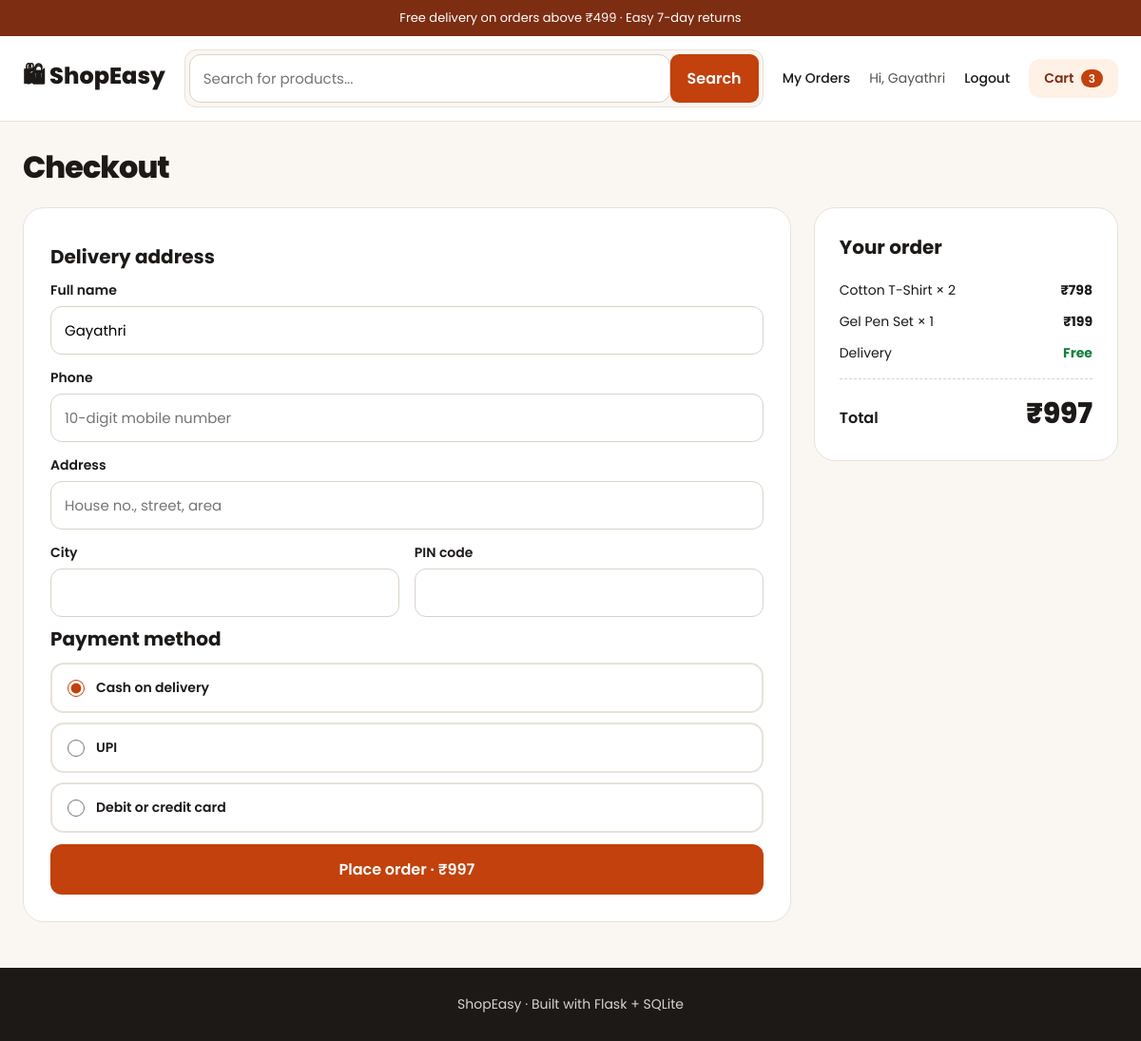
Page /checkout (signed in) on the committed database.
### tables this page shows
CREATE TABLE users (
    id INTEGER PRIMARY KEY AUTOINCREMENT,
    name TEXT NOT NULL,
    email TEXT UNIQUE NOT NULL,
    password_hash TEXT NOT NULL,
    is_admin INTEGER DEFAULT 0
);

CREATE TABLE cart_items (
    id INTEGER PRIMARY KEY AUTOINCREMENT,
    user_id INTEGER NOT NULL,
    product_id INTEGER NOT NULL,
    quantity INTEGER NOT NULL DEFAULT 1,
    UNIQUE (user_id, product_id),
    FOREIGN KEY (user_id) REFERENCES users(id),
    FOREIGN KEY (product_id) REFERENCES products(id)
);

CREATE TABLE products (
    id INTEGER PRIMARY KEY AUTOINCREMENT,
    name TEXT NOT NULL,
    description TEXT,
    price REAL NOT NULL,
    stock INTEGER DEFAULT 0,
    category TEXT,
    image_url TEXT
);

### app.py (the view, shortened to what this page needs)
@app.route("/checkout", methods=["GET", "POST"])
@login_required
def checkout():
    db = get_db()
    items, total = get_cart(db, g.user["id"])
    if not items:
        flash("Your cart is empty.", "error")
        return redirect(url_for("cart"))
    form = request.form
    return render_template("checkout.html", items=items, total=total, form={"name": g.user["name"]})

### app.py (called while the page is built)
def get_db():
    if "db" not in g:
        g.db = sqlite3.connect(DATABASE)
        g.db.row_factory = sqlite3.Row
    return g.db

@app.before_request
def load_user():
    g.user = None
    user_id = session.get("user_id")
    if user_id:
        g.user = get_db().execute(
            "SELECT * FROM users WHERE id = ?", (user_id,)
        ).fetchone()

@app.context_processor
def inject_globals():
    count = 0
    if g.user:
        row = get_db().execute(
            "SELECT COALESCE(SUM(quantity), 0) AS n FROM cart_items WHERE user_id = ?",
            (g.user["id"],),
        ).fetchone()
        count = row["n"]
    return dict(user=g.user, cart_count=count)

def login_required(f):
    @wraps(f)
    def wrapper(*args, **kwargs):
        if not g.user:
            flash("Please log in first.", "error")
            nxt = request.path if request.method == "GET" else None
            return redirect(url_for("login", next=nxt))
        return f(*args, **kwargs)
    return wrapper

def get_cart(db, user_id):
    items = db.execute(
        "SELECT c.id, c.quantity, p.id AS product_id, p.name, p.price, p.stock, p.image_url "
        "FROM cart_items c JOIN products p ON p.id = c.product_id "
        "WHERE c.user_id = ? ORDER BY c.id",
        (user_id,),
    ).fetchall()
    total = sum(i["price"] * i["quantity"] for i in items)
    return items, total

### templates/checkout.html
{% extends "base.html" %}
{% block content %}
<h1 class="page-title">Checkout</h1>
<div class="cart-layout">
    <form class="checkout-form" method="post">
        <h2>Delivery address</h2>
        <label for="name">Full name</label>
        <input id="name" type="text" name="name" value="{{ form.get('name', '') }}" required>
        <label for="phone">Phone</label>
        <input id="phone" type="tel" name="phone" value="{{ form.get('phone', '') }}" placeholder="10-digit mobile number" required>
        <label for="address">Address</label>
        <input id="address" type="text" name="address" value="{{ form.get('address', '') }}" placeholder="House no., street, area" required>
        <div class="two-col">
            <div>
                <label for="city">City</label>
                <input id="city" type="text" name="city" value="{{ form.get('city', '') }}" required>
            </div>
            <div>
                <label for="pin">PIN code</label>
                <input id="pin" type="text" name="pin" value="{{ form.get('pin', '') }}" required>
            </div>
        </div>
        <h2>Payment method</h2>
        <label class="radio-box"><input type="radio" name="payment" value="Cash on delivery" checked> Cash on delivery</label>
        <label class="radio-box"><input type="radio" name="payment" value="UPI"> UPI</label>
        <label class="radio-box"><input type="radio" name="payment" value="Card"> Debit or credit card</label>
        <button type="submit" class="btn full">Place order · ₹{{ '{:,.0f}'.format(total) }}</button>
    </form>
    <aside class="summary">
        <h2>Your order</h2>
        {% for item in items %}
        <div class="sum-row">
            <span>{{ item['name'] }} × {{ item['quantity'] }}</span>
            <strong>₹{{ '{:,.0f}'.format(item['price'] * item['quantity']) }}</strong>
        </div>
        {% endfor %}
        <div class="sum-row"><span>Delivery</span><strong class="free">Free</strong></div>
        <div class="sum-total"><span>Total</span><strong>₹{{ '{:,.0f}'.format(total) }}</strong></div>
    </aside>
</div>
{% endblock %}

### templates/base.html (shortened to what this page needs)
<!DOCTYPE html>
<html lang="en">
<head>
    <link rel="stylesheet" href="{{ url_for('static', filename='style.css') }}">
</head>
<body>
    <div class="topbar">Free delivery on orders above ₹499 · Easy 7-day returns</div>
    <header class="site-header">
        <div class="container header-row">
            <a href="{{ url_for('index') }}" class="logo">🛍 ShopEasy</a>
            <form class="search" action="{{ url_for('index') }}" method="get">
                <input type="text" name="search" placeholder="Search for products..."
                       value="{{ search or '' }}" aria-label="Search products">
                <button type="submit">Search</button>
            </form>
            <nav>
                <a href="{{ url_for('orders') }}">My Orders</a>
                {% if user %}
                    <span class="hello">Hi, {{ user['name'].split()[0] }}</span>
                    <a href="{{ url_for('logout') }}">Logout</a>
                {% else %}
                    <a href="{{ url_for('login') }}">Login</a>
                    <a href="{{ url_for('register') }}">Register</a>
                {% endif %}
                <a href="{{ url_for('cart') }}" class="cart-link">Cart <span class="badge">{{ cart_count }}</span></a>
            </nav>
        </div>
    </header>
    <main class="container">
        {% block content %}{% endblock %}
    </main>
    <footer>ShopEasy · Built with Flask + SQLite</footer>
</body>
</html>

### static/style.css (style rules this page uses)
:root { --bg: #FAF7F2; --card: #FFFFFF; --ink: #1C1917; --muted: #57534E; --line: #E8E2D9; --accent: #C2410C; --accent-dark: #9A3412; --tint: #FFF1E6; --deep: #7C2D12; }
* { box-sizing: border-box; margin: 0; padding: 0; }
body { font-family: Poppins, Arial, sans-serif; background: var(--bg); color: var(--ink); }
a { color: var(--accent); text-decoration: none; }
.container { max-width: 1200px; margin: 0 auto; padding: 0 24px; }
main.container { padding-top: 24px; padding-bottom: 48px; min-height: 60vh; }
.page-title { font-size: 32px; font-weight: 800; letter-spacing: -1px; margin-bottom: 18px; }
.topbar { background: var(--deep); color: #fff; text-align: center; font-size: 13px; padding: 9px 12px; }
.site-header { background: #fff; border-bottom: 1px solid var(--line); }
.header-row { display: flex; align-items: center; gap: 20px; padding-top: 14px; padding-bottom: 14px; flex-wrap: wrap; }
.logo { font-weight: 800; font-size: 24px; color: var(--ink); }
.search { flex: 1 1 260px; display: flex; background: var(--bg); border: 1px solid var(--line); border-radius: 12px; padding: 4px; }
.search input { flex: 1; border: 0; background: transparent; padding: 0 12px; font: inherit; font-size: 14px; outline: none; }
.search button { background: var(--accent); color: #fff; border: 0; border-radius: 9px; padding: 10px 18px; cursor: pointer; font: inherit; font-weight: 600; }
nav { display: flex; align-items: center; gap: 20px; flex-wrap: wrap; }
nav a { color: var(--ink); font-size: 14px; font-weight: 500; }
.hello { font-size: 14px; color: var(--muted); }
.cart-link { background: var(--tint); color: var(--deep); padding: 10px 16px; border-radius: 12px; font-weight: 600; }
.badge { background: var(--accent); color: #fff; border-radius: 20px; padding: 1px 8px; font-size: 12px; margin-left: 4px; }
.btn { display: inline-block; background: var(--accent); color: #fff; border: 0; border-radius: 12px; padding: 14px 24px; font: inherit; font-weight: 600; cursor: pointer; text-align: center; }
.btn.full { width: 100%; margin-top: 12px; }
form label { display: block; font-size: 14px; font-weight: 600; margin: 14px 0 6px; }
form input[type=text], form input[type=email], form input[type=password], form input[type=tel], form input[type=number], form input[type=url], form textarea { width: 100%; border: 1.5px solid #D9D2C7; border-radius: 12px; padding: 13px 14px; font: inherit; font-size: 15px; background: #fff; }
.checkout-form { background: var(--card); border: 1px solid var(--line); border-radius: 22px; padding: 28px; }
.checkout-form h2 { font-size: 20px; margin-top: 8px; }
.checkout-form h2 + label { margin-top: 10px; }
.two-col { display: grid; grid-template-columns: 1fr 1fr; gap: 16px; }
.radio-box { display: flex !important; align-items: center; gap: 12px; border: 2px solid var(--line); border-radius: 14px; padding: 14px 16px; margin: 10px 0 0 !important; cursor: pointer; }
.radio-box input { accent-color: var(--accent); width: 18px; height: 18px; }
.cart-layout { display: flex; gap: 24px; align-items: flex-start; flex-wrap: wrap; }
.cart-layout > :first-child { flex: 999 1 520px; min-width: 0; }
.summary { flex: 1 1 320px; background: var(--card); border: 1px solid var(--line); border-radius: 22px; padding: 26px; }
.summary h2 { font-size: 20px; margin-bottom: 14px; }
.sum-row { display: flex; justify-content: space-between; gap: 12px; font-size: 14px; padding: 6px 0; }
.sum-row .free { color: #15803D; }
.sum-total { display: flex; justify-content: space-between; align-items: baseline; border-top: 1.5px dashed #D9D2C7; margin-top: 10px; padding-top: 14px; font-size: 16px; font-weight: 600; }
.sum-total strong { font-size: 30px; font-weight: 800; }
footer { text-align: center; color: #D6D3D1; background: var(--ink); padding: 28px; font-size: 14px; }

### rows in the picture
users: name "Gayathri"
cart_items: name "Cotton T-Shirt", quantity "2"
products: item['price']*item['quantity'] "798"
cart_items: name "Gel Pen Set", quantity "1"
products: item['price']*item['quantity'] "199"

### other values in the picture
{{ cart_count }} "3"
{{ '{:,.0f}'.format(total) }} "997"
